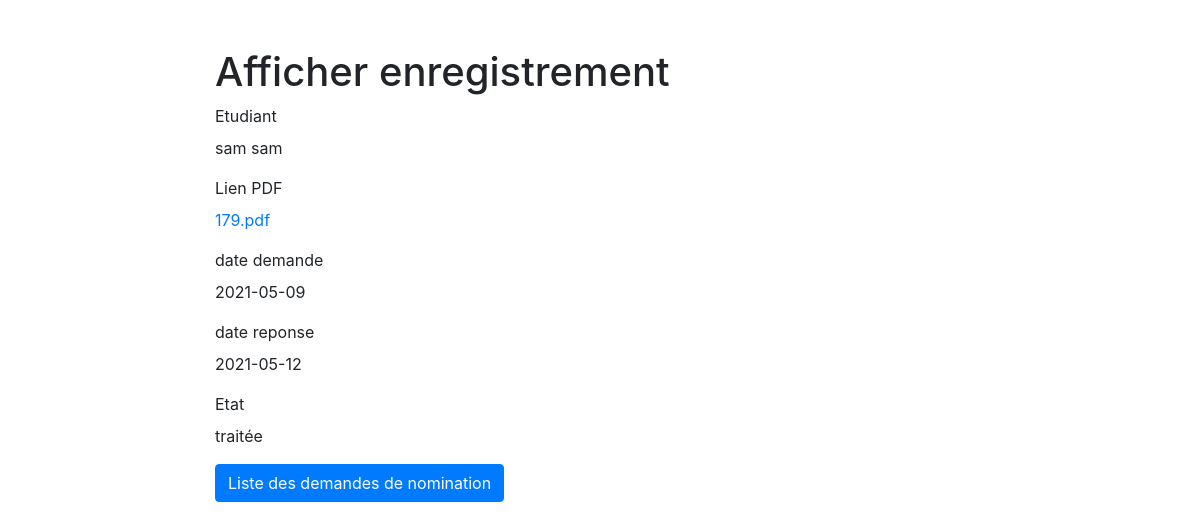
The app's page /demande_nomination-read.php?id=1 with its own data.
### tables this page shows
CREATE TABLE IF NOT EXISTS `demande_nomination` (
  `id` int(11) NOT NULL AUTO_INCREMENT,
  `id_etudiant` int(11) NOT NULL,
  `nom_pdf` varchar(250) NOT NULL,
  `date_demande` varchar(15) NOT NULL,
  `date_reponse` varchar(15) NOT NULL,
  `etat` int(11) NOT NULL,
  PRIMARY KEY (`id`),
  KEY `demande_nomination_ibfk_1` (`id_etudiant`)
);

CREATE TABLE IF NOT EXISTS `utilisateur` (
  `id` int(11) NOT NULL AUTO_INCREMENT,
  `nom` varchar(30) NOT NULL,
  `prenom` varchar(30) NOT NULL,
  `tel` int(30) NOT NULL,
  `email` varchar(50) NOT NULL,
  `adresse` varchar(50) NOT NULL,
  `cin` varchar(10) NOT NULL,
  `login` varchar(30) NOT NULL,
  `pwd` varchar(30) NOT NULL,
  `approuver` int(11) NOT NULL,
  `type` int(11) NOT NULL,
  PRIMARY KEY (`id`),
  UNIQUE KEY `login` (`login`)
);

### function.php (called while the page is built)
<?php
function getEtudiantName($link, $id)
{
    $nom = '';
    $sql = "SELECT nom,prenom FROM utilisateur WHERE id = $id";
    if ($stmt = mysqli_prepare($link, $sql)) {
        if (mysqli_stmt_execute($stmt)) {
            $result = mysqli_stmt_get_result($stmt);
            if (mysqli_num_rows($result) == 1) {
                $row = mysqli_fetch_array($result, MYSQLI_ASSOC);
                $nom = $row["nom"] . ' ' . $row["prenom"];
            }
        }
    }
    return $nom;
}
function getEtat($etat)
{
    if ($etat) {
        return 'traitée';
    } else {
        return 'non traitée';
    }
}

### demande_nomination-read.php (the view, shortened to what this page needs)
<?php
if (isset($_GET["id"]) && !empty($_GET["id"])) {
    require_once "config.php";
    require_once "function.php";
    $sql = "SELECT * FROM demande_nomination WHERE id = ?";
    if ($stmt = mysqli_prepare($link, $sql)) {
        $param_id = trim($_GET["id"]);
        if (is_int($param_id)) $__vartype = "i";
        elseif (is_string($param_id)) $__vartype = "s";
        elseif (is_numeric($param_id)) $__vartype = "d";
        else $__vartype = "b";
        mysqli_stmt_bind_param($stmt, $__vartype, $param_id);
        if (mysqli_stmt_execute($stmt)) {
            $result = mysqli_stmt_get_result($stmt);
            if (mysqli_num_rows($result) == 1) {
                $row = mysqli_fetch_array($result, MYSQLI_ASSOC);
            } else {
                header("location: error.php");
                exit();
            }
        } else {
            echo "Oops! Something went wrong. Please try again later.<br>" . $stmt->error;
        }
    }
    $nomm = getEtudiantName($link, $row["id_etudiant"]);
} else {
    header("location: error.php");
    exit();
}
?>
<!DOCTYPE html>
<html lang="en">
<head>
    <link rel="stylesheet" href="https://stackpath.bootstrapcdn.com/bootstrap/4.5.0/css/bootstrap.min.css">
</head>
<body>
    <section class="pt-5">
        <div class="container-fluid">
            <div class="row">
                <div class="col-md-8 mx-auto">
                    <div class="page-header">
                        <h1>Afficher enregistrement</h1>
                    </div>
                    <div class="form-group">
                        <label>Etudiant</label>
                        <p class="form-control-static"><?php echo $nomm; ?></p>
                    </div>
                    <div class="form-group">
                        <label>Lien PDF</label>
                        <p class="form-control-static">
                            <a href='/stages_/stages/nominations/<?php echo $row["nom_pdf"]; ?>'><?php echo $row["nom_pdf"]; ?></a>
                        </p>
                    </div>
                    <div class="form-group">
                        <label>date demande</label>
                        <p class="form-control-static"><?php echo $row["date_demande"]; ?></p>
                    </div>
                    <div class="form-group">
                        <label>date reponse</label>
                        <p class="form-control-static"><?php echo $row["date_reponse"]; ?></p>
                    </div>
                    <div class="form-group">
                        <label>Etat</label>
                        <p class="form-control-static"><?php echo getEtat($row["etat"]); ?></p>
                    </div>
                    <p><a href="demande_nomination-index.php" class="btn btn-primary">Liste des demandes de nomination</a></p>
                </div>
            </div>
        </div>
    </section>
</body>
</html>

### records on screen
demande_nomination: id_etudiant.prenom "sam sam", nom_pdf "179.pdf", date_demande "2021-05-09", date_reponse "2021-05-12", etat "traitée"
